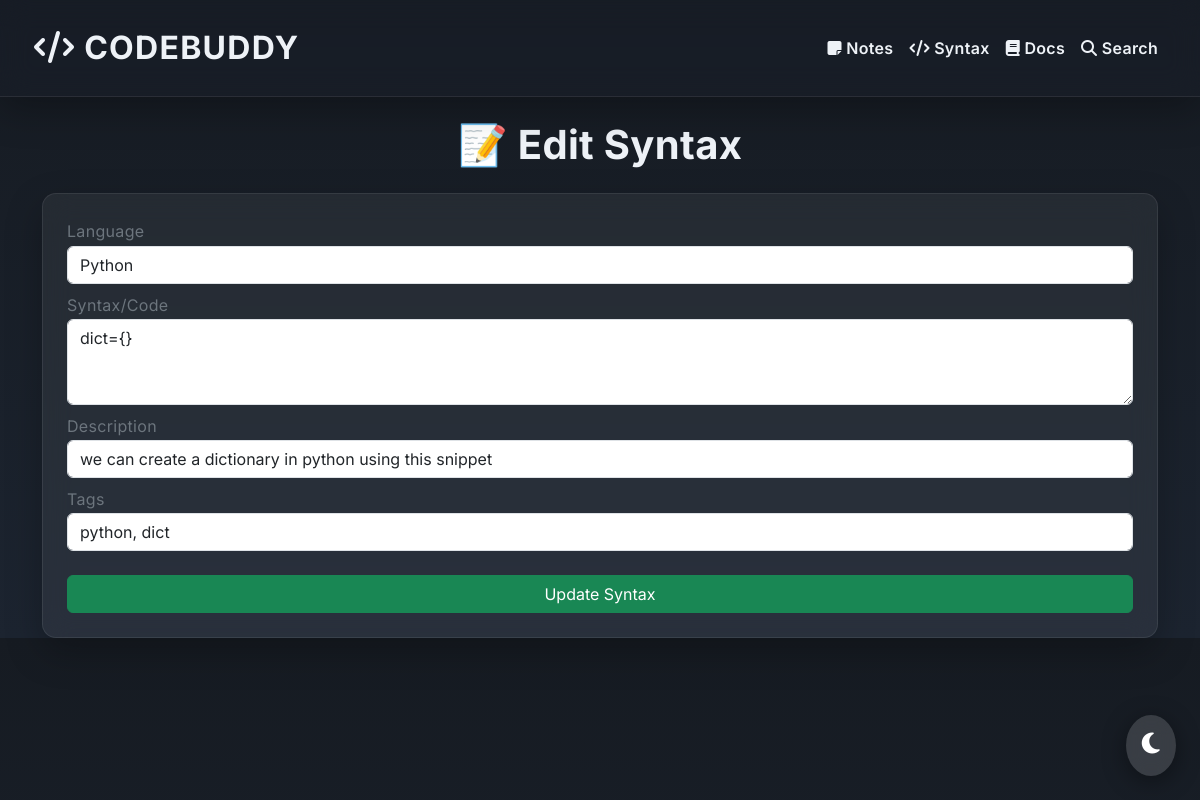
Page /edit_syntax/20 on the committed database.
### tables this page shows
CREATE TABLE syntax (
    id INTEGER PRIMARY KEY AUTOINCREMENT,
    language TEXT NOT NULL,
    code TEXT NOT NULL,
    description TEXT,
    tags TEXT
);

### app.py (the view)
@app.route("/edit_syntax/<int:id>", methods=["GET", "POST"])
def edit_syntax(id):
    conn = sqlite3.connect("codebuddy.db")
    cursor = conn.cursor()
    if request.method == "POST":
        lang = request.form.get("language")
        code = request.form.get("code")
        description = request.form.get("description")
        tags = request.form.get("tags")
        cursor.execute("UPDATE syntax SET language = ?, code = ?, description = ?, tags = ? WHERE id = ?",
                       (lang, code, description, tags, id))
        conn.commit()
        conn.close()
        return redirect("/syntax")
    else:
        syntax = cursor.execute("SELECT * FROM syntax WHERE id = ?", (id,)).fetchall()
        conn.close()
        return render_template("edit_syntax.html", syntax=syntax, id=id)

### templates/edit_syntax.html (shortened to what this page needs)
{% extends "layout.html" %}
{% block content %}
<div class="container mt-4">
    <h1 class="text-center fw-bold theme-primary">📝 Edit Syntax</h1>
    {% for code in syntax %}
    <div class="glass-card p-4 mt-4">
        <form id="syntaxForm" action="/edit_syntax/{{ code[0] }}" method="post">
            <label class="theme-text text-secondary">Language</label>
            <input type="text" name="language" class="form-control mb-2" value="{{ code[1] }}" required>
            <label class="theme-text text-secondary">Syntax/Code</label>
            <textarea name="code" class="form-control mb-2" rows="3" required>{{ code[2] }}</textarea>
            <label class="theme-text text-secondary">Description</label>
            <input type="text" name="description" class="form-control mb-2" value="{{ code[3] }}">
            <label class="theme-text text-secondary">Tags</label>
            <input type="text" name="tags" class="form-control mb-2" value="{{ code[4] }}">
            <button type="submit" class="btn btn-success w-100 mt-3">Update Syntax</button>
        </form>
    </div>
    {% endfor %}
</div>
{% endblock %}

### static/style.css (style rules this page uses)
body { font-family: 'Inter', sans-serif; background: linear-gradient(180deg, #161b22 0%, #1c2430 100%); color: #eef2f7; transition: background 0.5s ease, color 0.5s ease; letter-spacing: 0.02rem; line-height: 1.7; }
.glass-card { transition: transform 0.4s ease, box-shadow 0.4s ease; background: rgba(255, 255, 255, 0.06); backdrop-filter: blur(14px); border-radius: 14px; box-shadow: 0 14px 36px rgba(0, 0, 0, 0.25); border: 1px solid rgba(255, 255, 255, 0.08); padding: 20px; }
:root { --primary-color: #4e99e6; --accent-color: #ff7755; --background-color: #eef2f7; --button-color: #4e99e6; --button-text-color: #ffffff; --secondary-button-color: #a7b4c2; --secondary-button-text: #ffffff; --muted-color: #8995a8; --alert-color: #ffc107; --code-bg: #262b36; --toggle-bg: #ffffff; --hover-color-light: black; --hover-color-dark: white; }

### rows in the picture
syntax: language "Python", code "dict={}", description "we can create a dictionary in python using this snippet", tags "python, dict"
